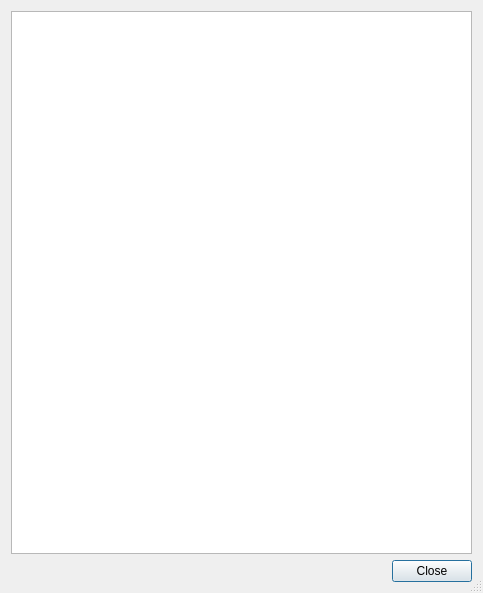
<?xml version="1.0" encoding="UTF-8"?>
<ui version="4.0">
 <class>TextViewDialog</class>
 <widget class="QDialog" name="TextViewDialog">
  <property name="geometry">
   <rect>
    <x>0</x>
    <y>0</y>
    <width>483</width>
    <height>593</height>
   </rect>
  </property>
  <property name="windowTitle">
   <string>Text View</string>
  </property>
  <property name="sizeGripEnabled">
   <bool>true</bool>
  </property>
  <layout class="QVBoxLayout" name="verticalLayout">
   <item>
    <widget class="QPlainTextEdit" name="outputText">
     <property name="undoRedoEnabled">
      <bool>false</bool>
     </property>
     <property name="readOnly">
      <bool>true</bool>
     </property>
    </widget>
   </item>
   <item>
    <widget class="QDialogButtonBox" name="buttonBox">
     <property name="standardButtons">
      <set>QDialogButtonBox::Close</set>
     </property>
    </widget>
   </item>
  </layout>
 </widget>
 <resources/>
 <connections>
  <connection>
   <sender>buttonBox</sender>
   <signal>clicked(QAbstractButton*)</signal>
   <receiver>TextViewDialog</receiver>
   <slot>accept()</slot>
   <hints>
    <hint type="sourcelabel">
     <x>199</x>
     <y>275</y>
    </hint>
    <hint type="destinationlabel">
     <x>199</x>
     <y>149</y>
    </hint>
   </hints>
  </connection>
 </connections>
</ui>
